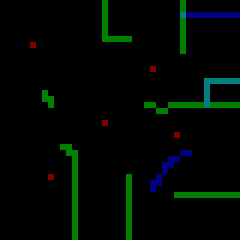
#> input picture DroneSimulator/maps/test-with-2-levels.bmp, 40 x 40 px (shown 6 times larger)
$ python test.py
#> lines starting #> are read from the running program, lines starting #| are printed output that depends on the picture; after the words box and inside, x2 and y2 are one past the last pixel; in counts of white or black regions, pixels touching at a corner belong together
### DroneSimulator/simulator/DroneSimulator.py
from __future__ import division
from pyqtgraph.Qt import QtCore, QtGui
from PIL import Image
import numpy as np
import pyqtgraph as pg
import sys
import random
import threading

np.set_printoptions(threshold=sys.maxsize)
pg.setConfigOptions(imageAxisOrder='row-major')
#> (this line was passed over: pyqtgraph is not available in this run)
pg.setConfigOption('background', 'w')
#> (this line was passed over: pyqtgraph is not available in this run)
#> (this line was passed over: pyqtgraph is not available in this run)


class DroneSimulator:

    # [300 lines left out: functions __init__, __init_simulator_parameters, __init_environment_parameters, __parse_bitmap, __get_colour, __init_drones_parameters and 14 more, not called in this run]

    def __target_achieved(self, batch_index, drone_index):
        target_collision = self.__drawn_drones[batch_index, drone_index] + self.__targets
        self.__targets_achieved[batch_index][drone_index][target_collision > 1] = 1

    # [133 lines left out: functions __reward, __average_distance_to_targets, __get_observation, __enlarge_map_view, __environment_info, render and 2 more, not called in this run]

### DroneSimulator/test.py
from simulator.DroneSimulator import DroneSimulator
import numpy as np
import time

start_time = time.time()

drone_simulator = DroneSimulator(
    bitmap = './maps/test-with-2-levels.bmp',
    batch_size = 1,
    observation_range = 5,
    drone_size = 0,
    amount_of_drones = 3,
    stigmergy_evaporation_speed = np.array([10, 20, 30]),
    stigmergy_colours = np.array([[255,64,0],[255,128,0],[255,255,0]]),
    inertia = 0,
    collision_detection = np.array([True, True]),
    max_steps = 1000,
    rendering_allowed = True
)
#> in __parse_bitmap, input_array is the input picture: shape (40, 40, 3); mean R, G, B 0.4, 7.1, 2.5
#> the loop in __parse_bitmap, `for i in range(0, 24):` made 24 passes
#> pass 1, in __parse_bitmap, `level = rgb_bit_array[:, :, i]`:
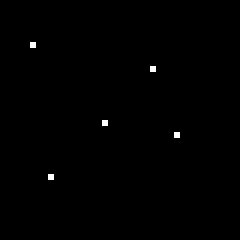
#> level: shape (40, 40) (shown 6 times larger); values 0 (black) and 1 (white), 0.31% white in thin lines or dots, all inside (x1, y1, x2, y2) = (5, 7, 30, 30)
#> after the loop in __parse_bitmap, `for i in range(0, 24):`: collision = 2 items; level_founded = 3; no_collision = []

stig_actions = np.array([[[0,1],[1,2],[2,3]]])
actions = np.array([[[1,0],[1,0],[1,0]]])

for i in range(2):
    obs, rew, done, info = drone_simulator.step(actions, stig_actions)
    drone_simulator.render()
    print("--- %s seconds ---" % (time.time() - start_time))

print("--- %s seconds ---" % (time.time() - start_time))
